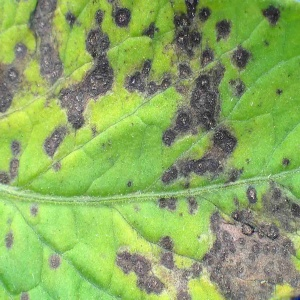
#> input picture resize.jpg, 300 x 300 px
$ python writecsv.py
#> lines starting #> are read from the running program, lines starting #| are printed output that depends on the picture; after the words box and inside, x2 and y2 are one past the last pixel; in counts of white or black regions, pixels touching at a corner belong together
### HSVConvertGreen.py
# -*- coding: utf-8 -*-
"""
Created on Sat Jan 18 19:14:20 2020

@author: Harish
"""

import cv2
import numpy as np

#def HSVConvertGreen():

frame_green = cv2.imread(r'resize.jpg')
#> frame_green is the input picture: shape (300, 300, 3); mean B, G, R 96.1, 171.9, 139.5
count_green = 0
# Convert BGR to HSV
hsv = cv2.cvtColor(frame_green, cv2.COLOR_BGR2HSV)
#> hsv: shape (300, 300, 3); mean H, S, V 44.3, 104.5, 172.9

# define range of blue color in HSV
lower_green = np.array([25,100,100])
upper_green = np.array([80,225,225])

    # Threshold the HSV image to get only blue colors
mask_green = cv2.inRange(hsv, lower_green, upper_green)
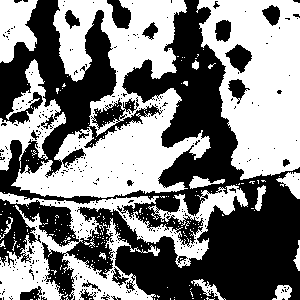
#> mask_green: shape (300, 300); 50% white; 334 black regions (315 under 20 px), largest, box (x1, y1, x2, y2) and area: (0, 0, 300, 300) 41646, (225, 44, 252, 73) 432, (107, 0, 131, 29) 420

count_green = np.sum(mask_green == 255)
#> count_green = 45032

    # Bitwise-AND mask and original image
res_green = cv2.bitwise_and(frame_green,frame_green, mask= mask_green)
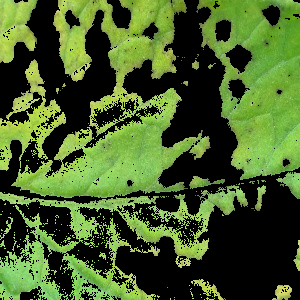
#> res_green: shape (300, 300, 3); mean B, G, R 40.1, 94.3, 69.5

print(count_green)
#| 45032
cv2.imwrite("frame_green.jpg", frame_green)
cv2.imwrite("mask_green.jpg", mask_green)
cv2.imwrite("result_green.jpg", res_green)
cv2.imshow('frame',frame_green)
cv2.imshow('mask',mask_green)
cv2.imshow('res',res_green)

### HSVConvertDisease.py
# -*- coding: utf-8 -*-
"""
Created on Sun Jan 19 22:53:43 2020

@author: Harish
"""

# -*- coding: utf-8 -*-
"""
Created on Sat Jan 18 19:14:20 2020

@author: Harish
"""

import cv2
import numpy as np

#def HSVConvertDisease():

    # Take each frame
frame_color = cv2.imread(r'resize.jpg')
count_color = 0;
    # Convert BGR to HSV
hsv = cv2.cvtColor(frame_color, cv2.COLOR_BGR2HSV)

    # define range of blue color in HSV
lower_color = np.array([0,0,0])
upper_color = np.array([30,225,225])

    # Threshold the HSV image to get only blue colors
mask_color = cv2.inRange(hsv, lower_color, upper_color)
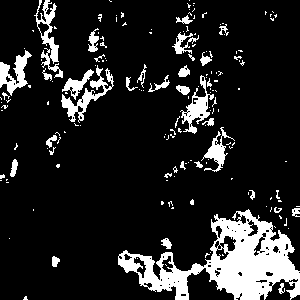
#> mask_color: shape (300, 300); 14% white; 168 white regions (132 under 20 px), largest, box (x1, y1, x2, y2) and area: (118, 209, 300, 300) 6798, (61, 65, 114, 123) 738, (34, 0, 63, 78) 708
count_color = np.sum(mask_color == 255)
#> count_color = 12643
    # Bitwise-AND mask and original image
res_color = cv2.bitwise_and(frame_color,frame_color, mask= mask_color)
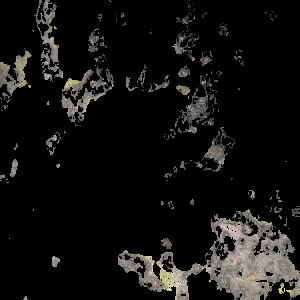
#> res_color: shape (300, 300, 3); mean B, G, R 16.5, 17.9, 18.7

print(count_color)
#| 12643
cv2.imwrite("frame_color.jpg", frame_color)
cv2.imwrite("mask_color.jpg", mask_color)
cv2.imwrite("result_color.jpg", res_color)
cv2.imshow('frame',frame_color)
cv2.imshow('mask',mask_color)
cv2.imshow('res',res_color)

### writecsv.py
# -*- coding: utf-8 -*-
"""
Created on Sun Mar  8 07:32:19 2020

@author: Admin
"""
import HSVConvertGreen
import HSVConvertDisease
import numpy as np
import matplotlib.pyplot as pt
import pandas as pd
from sklearn.tree import DecisionTreeClassifier
import csv

count_green1=HSVConvertGreen.count_green
count_color1=HSVConvertDisease.count_color
csvData= [count_green1,count_color1]


with open('test.csv', 'w') as csvFile:
    writer = csv.writer(csvFile,dialect='excel')
    writer.writerow(csvData)

csvFile.close()

$ run again, with test4.jpg copied over resize.jpg
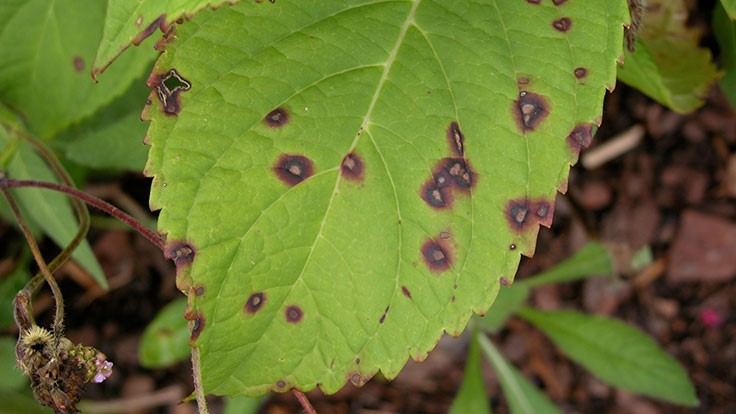
#> input picture test4.jpg, 736 x 414 px
#> frame_green is the input picture: shape (414, 736, 3); mean B, G, R 48, 113.3, 102.9
#> hsv: shape (414, 736, 3); mean H, S, V 32.1, 153.8, 121.2
#> `mask_green = cv2.inRange(hsv, lower_green, upper_green)`:
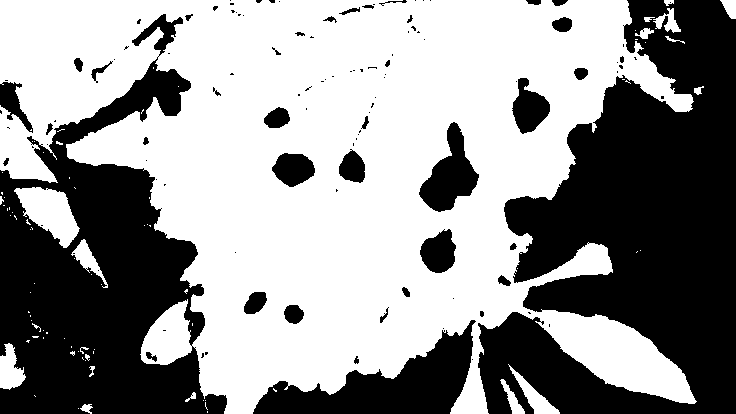
#> mask_green: shape (414, 736); 57.9% white; 114 black regions (74 under 20 px), largest, box (x1, y1, x2, y2) and area: (478, 0, 736, 414) 64902, (0, 14, 227, 414) 44488, (253, 320, 476, 414) 8807
#> count_green = 176280
#| 176280
#> mask_color: shape (414, 736); 34.8% white; 95 white regions (53 under 20 px), largest, box (x1, y1, x2, y2) and area: (484, 70, 736, 414) 51539, (0, 128, 227, 414) 29472, (258, 328, 471, 414) 8733
#> count_color = 106122
#> `res_color = cv2.bitwise_and(frame_color,frame_color, mask= mask_color)`:
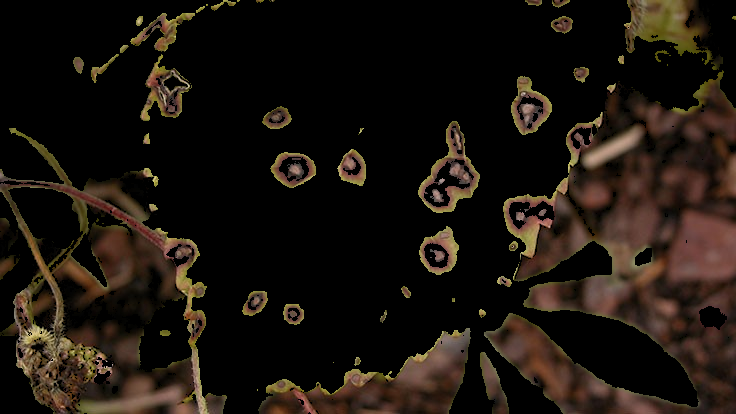
#> res_color: shape (414, 736, 3); mean B, G, R 14.4, 20.9, 28.2
#| 106122
